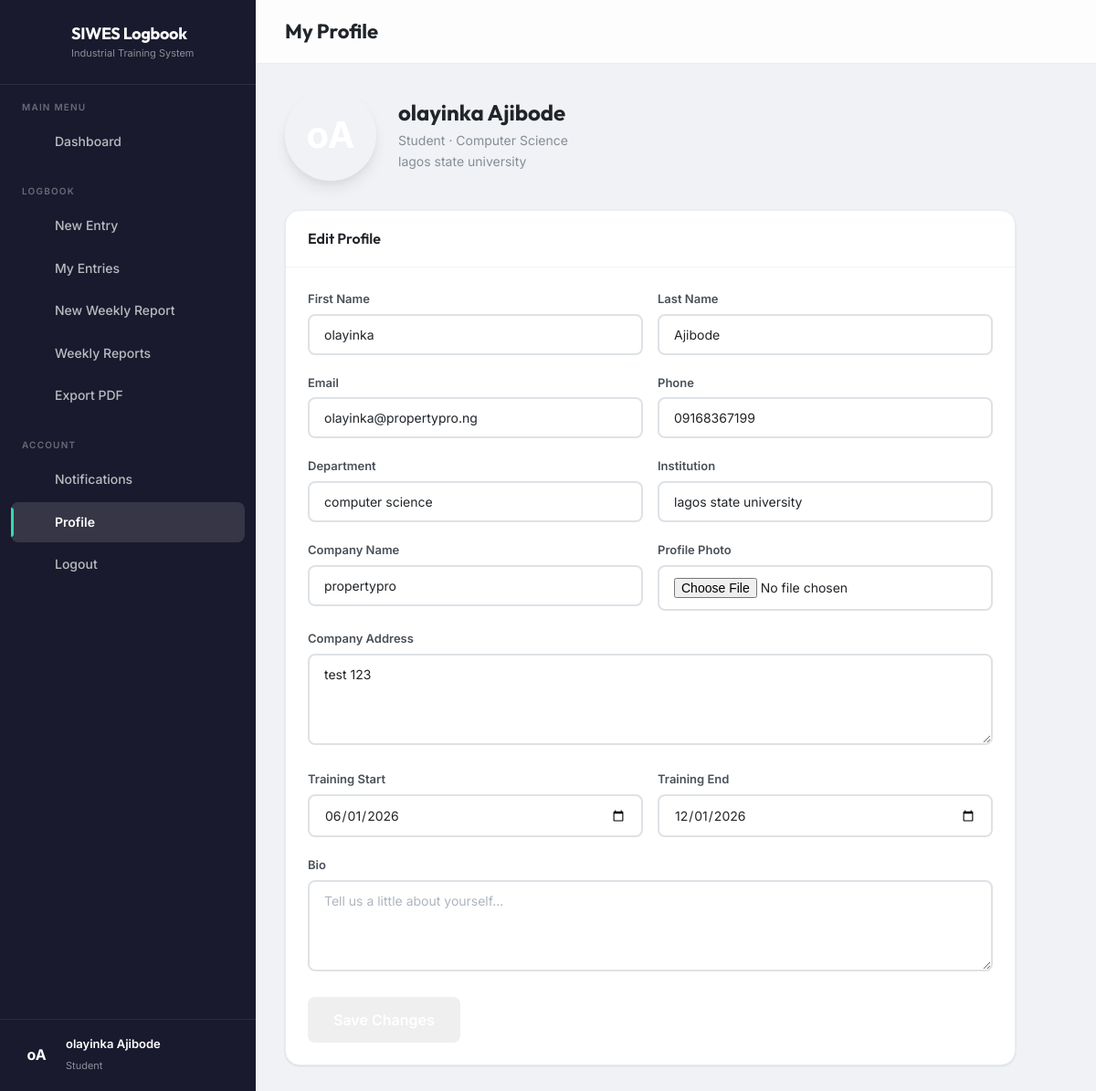
Screenshot of /profile/ (signed in) with the database file from the repository.
### siwes_logbook/models.py (models this page shows, shortened)
class UserProfile(models.Model):
    ROLE_CHOICES = [
        ('student', 'Student'),
        ('supervisor', 'Supervisor'),
        ('coordinator', 'IT Coordinator'),
    ]
    user = models.OneToOneField(User, on_delete=models.CASCADE, related_name='profile')
    role = models.CharField(max_length=20, choices=ROLE_CHOICES, default='student')
    department = models.CharField(max_length=150, blank=True)
    institution = models.CharField(max_length=200, blank=True)
    matric_number = models.CharField(max_length=30, blank=True, help_text="For students only")
    staff_id = models.CharField(max_length=30, blank=True, help_text="For supervisors only")
    phone = models.CharField(max_length=20, blank=True)
    profile_photo = models.ImageField(upload_to='profiles/', blank=True, null=True)
    supervisor = models.ForeignKey(
        'self', on_delete=models.SET_NULL, null=True, blank=True,
        related_name='students', help_text="Assigned supervisor (for students)"
    )
    training_start_date = models.DateField(null=True, blank=True)
    training_end_date = models.DateField(null=True, blank=True)
    company_name = models.CharField(max_length=200, blank=True)
    company_address = models.TextField(blank=True)
    bio = models.TextField(blank=True)

### siwes_logbook/views.py (the view, shortened to what this page needs)
# urls.py: path('profile/', views.profile_view, name='profile'),
@login_required
def profile_view(request):
    profile = request.user.profile
    return render(request, 'siwes_logbook/profile.html', {'profile': profile})

### siwes_logbook/templates/siwes_logbook/profile.html (shortened to what this page needs)
{% extends "siwes_logbook/base.html" %}
{% block page_title %}My Profile{% endblock %}
{% block content %}
<div style="max-width:800px;">
    <div class="profile-header">
        <div class="profile-avatar-large">
        </div>
        <div class="profile-info">
            <h2>{{ request.user.get_full_name }}</h2>
            <p style="text-transform:capitalize;">{{ profile.role }} · {{ profile.department }}</p>
            <p>{{ profile.institution }}</p>
        </div>
    </div>
    <div class="card">
        <div class="card-header">
            <h3> Edit Profile</h3>
        </div>
        <div class="card-body">
            <form method="post" enctype="multipart/form-data" id="profile-form">
                <div class="form-row">
                    <div class="form-group">
                        <label for="id_first_name">First Name</label>
                        <input type="text" name="first_name" id="id_first_name" class="form-control"
                               value="{{ request.user.first_name }}">
                    </div>
                    <div class="form-group">
                        <label for="id_last_name">Last Name</label>
                        <input type="text" name="last_name" id="id_last_name" class="form-control"
                               value="{{ request.user.last_name }}">
                    </div>
                </div>
                <div class="form-row">
                    <div class="form-group">
                        <label for="id_email">Email</label>
                        <input type="email" name="email" id="id_email" class="form-control"
                               value="{{ request.user.email }}">
                    </div>
                    <div class="form-group">
                        <label for="id_phone">Phone</label>
                        <input type="text" name="phone" id="id_phone" class="form-control"
                               value="{{ profile.phone }}">
                    </div>
                </div>
                <div class="form-row">
                    <div class="form-group">
                        <label for="id_department">Department</label>
                        <input type="text" name="department" id="id_department" class="form-control"
                               value="{{ profile.department }}">
                    </div>
                    <div class="form-group">
                        <label for="id_institution">Institution</label>
                        <input type="text" name="institution" id="id_institution" class="form-control"
                               value="{{ profile.institution }}">
                    </div>
                </div>
                {% if profile.role == 'student' %}
                <div class="form-row">
                    <div class="form-group">
                        <label for="id_company_name">Company Name</label>
                        <input type="text" name="company_name" id="id_company_name" class="form-control"
                               value="{{ profile.company_name }}">
                    </div>
                    <div class="form-group">
                        <label for="id_profile_photo">Profile Photo</label>
                        <input type="file" name="profile_photo" id="id_profile_photo" class="form-control"
                               accept="image/*">
                    </div>
                </div>
                <div class="form-group">
                    <label for="id_company_address">Company Address</label>
                    <textarea name="company_address" id="id_company_address" class="form-control" rows="2">{{ profile.company_address }}</textarea>
                </div>
                <div class="form-row">
                    <div class="form-group">
                        <label for="id_training_start_date">Training Start</label>
                        <input type="date" name="training_start_date" id="id_training_start_date" class="form-control"
                               value="{{ profile.training_start_date|date:'Y-m-d' }}">
                    </div>
                    <div class="form-group">
                        <label for="id_training_end_date">Training End</label>
                        <input type="date" name="training_end_date" id="id_training_end_date" class="form-control"
                               value="{{ profile.training_end_date|date:'Y-m-d' }}">
                    </div>
                </div>
                {% endif %}
                <div class="form-group">
                    <label for="id_bio">Bio</label>
                    <textarea name="bio" id="id_bio" class="form-control" rows="3"
                              placeholder="Tell us a little about yourself...">{{ profile.bio }}</textarea>
                </div>
                <button type="submit" class="btn btn-primary btn-lg" id="save-profile-btn"> Save Changes</button>
            </form>
        </div>
    </div>
</div>
{% endblock %}

### siwes_logbook/templates/siwes_logbook/base.html (shortened to what this page needs)
{% load static %}
<!DOCTYPE html>
<html lang="en">
<head>
    <link rel="stylesheet" href="{% static 'css/styles.css' %}">
</head>
<body>
    {% block body %}
    <div class="app-shell">
        <aside class="sidebar" id="sidebar">
            <div class="sidebar-brand">
                <div class="sidebar-brand-icon"></div>
                <div>
                    <h2>SIWES Logbook</h2>
                    <small>Industrial Training System</small>
                </div>
            </div>
            <nav class="sidebar-nav">
                <div class="sidebar-nav-section">
                    <div class="sidebar-nav-section-title">Main Menu</div>
                    <a href="{% url 'dashboard' %}" class="sidebar-link {% if request.resolver_match.url_name == 'dashboard' %}active{% endif %}" id="nav-dashboard">
                        Dashboard
                    </a>
                </div>
                {% if request.user.profile.role == 'student' %}
                <div class="sidebar-nav-section">
                    <div class="sidebar-nav-section-title">Logbook</div>
                    <a href="{% url 'create_entry' %}" class="sidebar-link {% if request.resolver_match.url_name == 'create_entry' %}active{% endif %}" id="nav-new-entry">
                        New Entry
                    </a>
                    <a href="{% url 'entry_list' %}" class="sidebar-link {% if request.resolver_match.url_name == 'entry_list' %}active{% endif %}" id="nav-entries">
                        My Entries
                    </a>
                    <a href="{% url 'create_weekly_report' %}" class="sidebar-link {% if request.resolver_match.url_name == 'create_weekly_report' %}active{% endif %}" id="nav-new-report">
                        New Weekly Report
                    </a>
                    <a href="{% url 'report_list' %}" class="sidebar-link {% if request.resolver_match.url_name == 'report_list' %}active{% endif %}" id="nav-reports">
                        Weekly Reports
                    </a>
                    <a href="{% url 'export_pdf' %}" class="sidebar-link" id="nav-export">
                        Export PDF
                    </a>
                </div>
                {% endif %}
                <div class="sidebar-nav-section">
                    <div class="sidebar-nav-section-title">Account</div>
                    <a href="{% url 'notifications' %}" class="sidebar-link {% if request.resolver_match.url_name == 'notifications' %}active{% endif %}" id="nav-notifications">
                        Notifications
                    </a>
                    <a href="{% url 'profile' %}" class="sidebar-link {% if request.resolver_match.url_name == 'profile' %}active{% endif %}" id="nav-profile">
                        Profile
                    </a>
                    <a href="{% url 'logout' %}" class="sidebar-link" id="nav-logout">
                        Logout
                    </a>
                </div>
            </nav>
            <div class="sidebar-user">
                <div class="sidebar-avatar">
                    {{ request.user.first_name.0 }}{{ request.user.last_name.0 }}
                </div>
                <div class="sidebar-user-info">
                    <strong>{{ request.user.get_full_name }}</strong>
                    <span>{{ request.user.profile.role }}</span>
                </div>
            </div>
        </aside>
        <main class="main-content">
            <header class="main-header">
                <div style="display:flex;align-items:center;gap:12px;">
                    <h1>{% block page_title %}Dashboard{% endblock %}</h1>
                </div>
            </header>
            <div class="main-body">
                {% block content %}{% endblock %}
            </div>
        </main>
    </div>
    {% endblock %}
</body>
</html>

### rows the page displays
UserProfile: role "Student", department "Computer Science", institution "lagos state university", phone "09168367199", department "computer science", company_name "propertypro", company_address "test 123", training_start_date "06/01/2026", training_end_date "12/01/2026"

### other values shown
{{ request.user.first_name.0 }} "o"
{{ request.user.last_name.0 }} "A"
{{ request.user.get_full_name }} "olayinka Ajibode"
{{ request.user.profile.role }} "Student"
